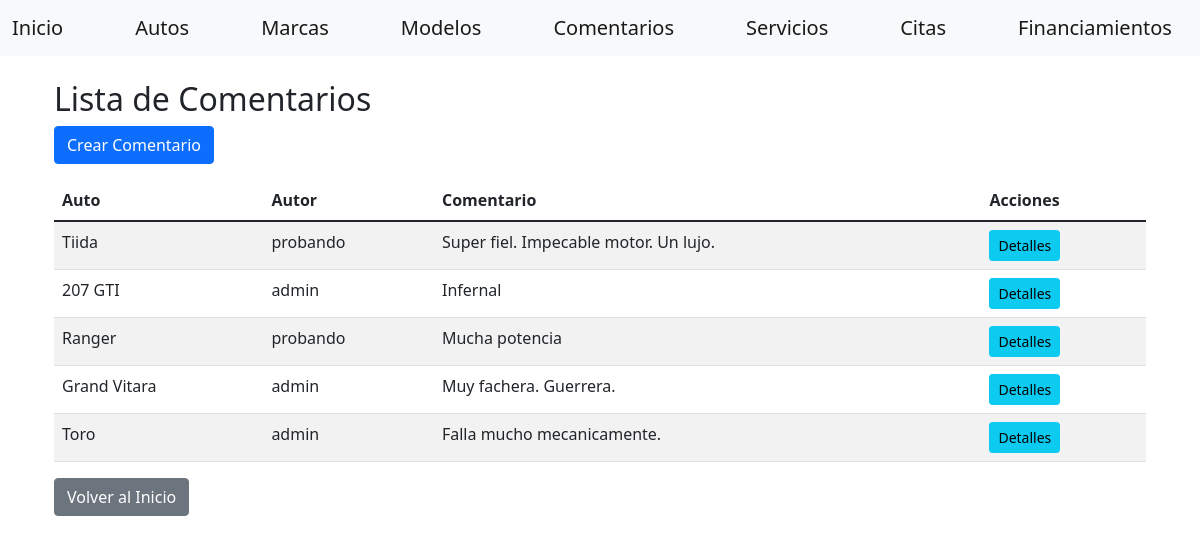
The page /gestion/comentarios/ on the database as committed earlier.
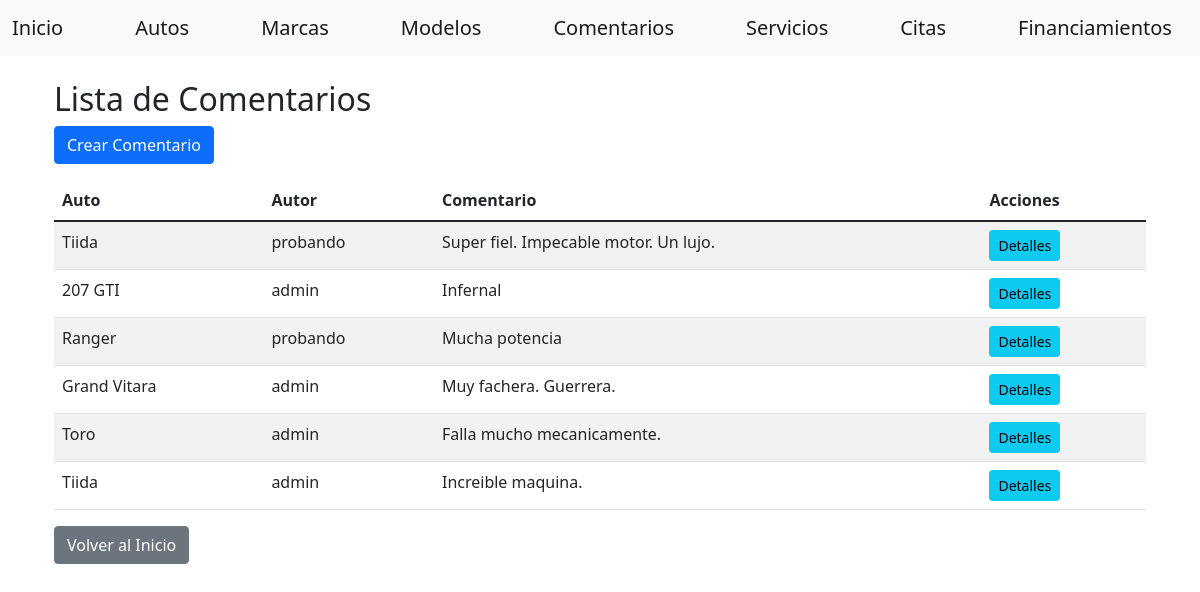
The same page on the database as committed later.
### gestion/models.py (models this page shows, shortened)
class Comentario(models.Model):
    auto = models.ForeignKey(Auto, on_delete=models.CASCADE)
    autor = models.ForeignKey(User, on_delete=models.CASCADE)
    comentario = models.TextField()
    fecha = models.DateTimeField(auto_now_add=True)

class Auto(models.Model):
    marca = models.ForeignKey(Marca, on_delete=models.CASCADE, default=1)
    modelo = models.ForeignKey(ModeloAuto, on_delete=models.CASCADE)
    categoria = models.ForeignKey(Categoria, on_delete=models.CASCADE)
    precio = models.DecimalField(max_digits=10, decimal_places=2)
    imagen = models.ImageField(upload_to='autos/')
    descripcion = models.TextField()

class ModeloAuto(models.Model):
    marca = models.ForeignKey(Marca, on_delete=models.CASCADE)
    nombre = models.CharField(max_length=100)

### gestion/views/comentario_view.py (the view)
# urls.py: path('comentarios/', comentario_view.ComentarioListView.as_view(), name='comentario-list'),
class ComentarioListView(View):
    def get(self, request, *args, **kwargs):
        repo = ComentarioRepository()
        comentarios = repo.get_all()
        return render(
            request,
            'comentarios/list.html',
            dict(
                comentarios=comentarios
            )
        )

### gestion/context_processors.py (called while the page is built)
def user_info(request):
    user = request.user if request.user.is_authenticated else None
    return {
        'authenticated_user': user
    }

def all_brands(request):
    brands = Marca.objects.all().values_list('nombre', flat=True)
    return {
        'all_brands': brands
    }

def all_categories(request):
    categories = Categoria.objects.all().values_list('nombre', flat=True)
    return {
        'all_categories': categories
    }

### gestion/repositories/comentario_repository.py (called while the page is built)
    def get_all(self) -> List[Comentario]:
        return Comentario.objects.all()

### gestion/templates/comentarios/list.html (shortened to what this page needs)
{% extends "home/base.html" %}
{% block content %}
<div class="container mt-3">
    <h2>Lista de Comentarios</h2>
    <a href="{% url 'comentario-create' %}" class="btn btn-primary mb-3">Crear Comentario</a>
    <table class="table table-striped">
        <thead>
            <tr>
                <th>Auto</th>
                <th>Autor</th>
                <th>Comentario</th>
                <th>Acciones</th>
            </tr>
        </thead>
        <tbody>
            {% for comentario in comentarios %}
                <tr>
                    <td>{{ comentario.auto.modelo.nombre }}</td>
                    <td>{{ comentario.autor.username }}</td>
                    <td>{{ comentario.comentario }}</td>
                    <td>
                        <a href="{% url 'comentario-detail' comentario.id %}" class="btn btn-info btn-sm">Detalles</a>
                    </td>
                </tr>
            {% endfor %}
        </tbody>
    </table>
    <a href="{% url 'index' %}" class="btn btn-secondary">Volver al Inicio</a>
</div>
{% endblock %}

Rows that differ between the two databases and show on the page:
added Comentario: auto.modelo.nombre "Tiida", autor.username "admin", comentario "Increible maquina."
